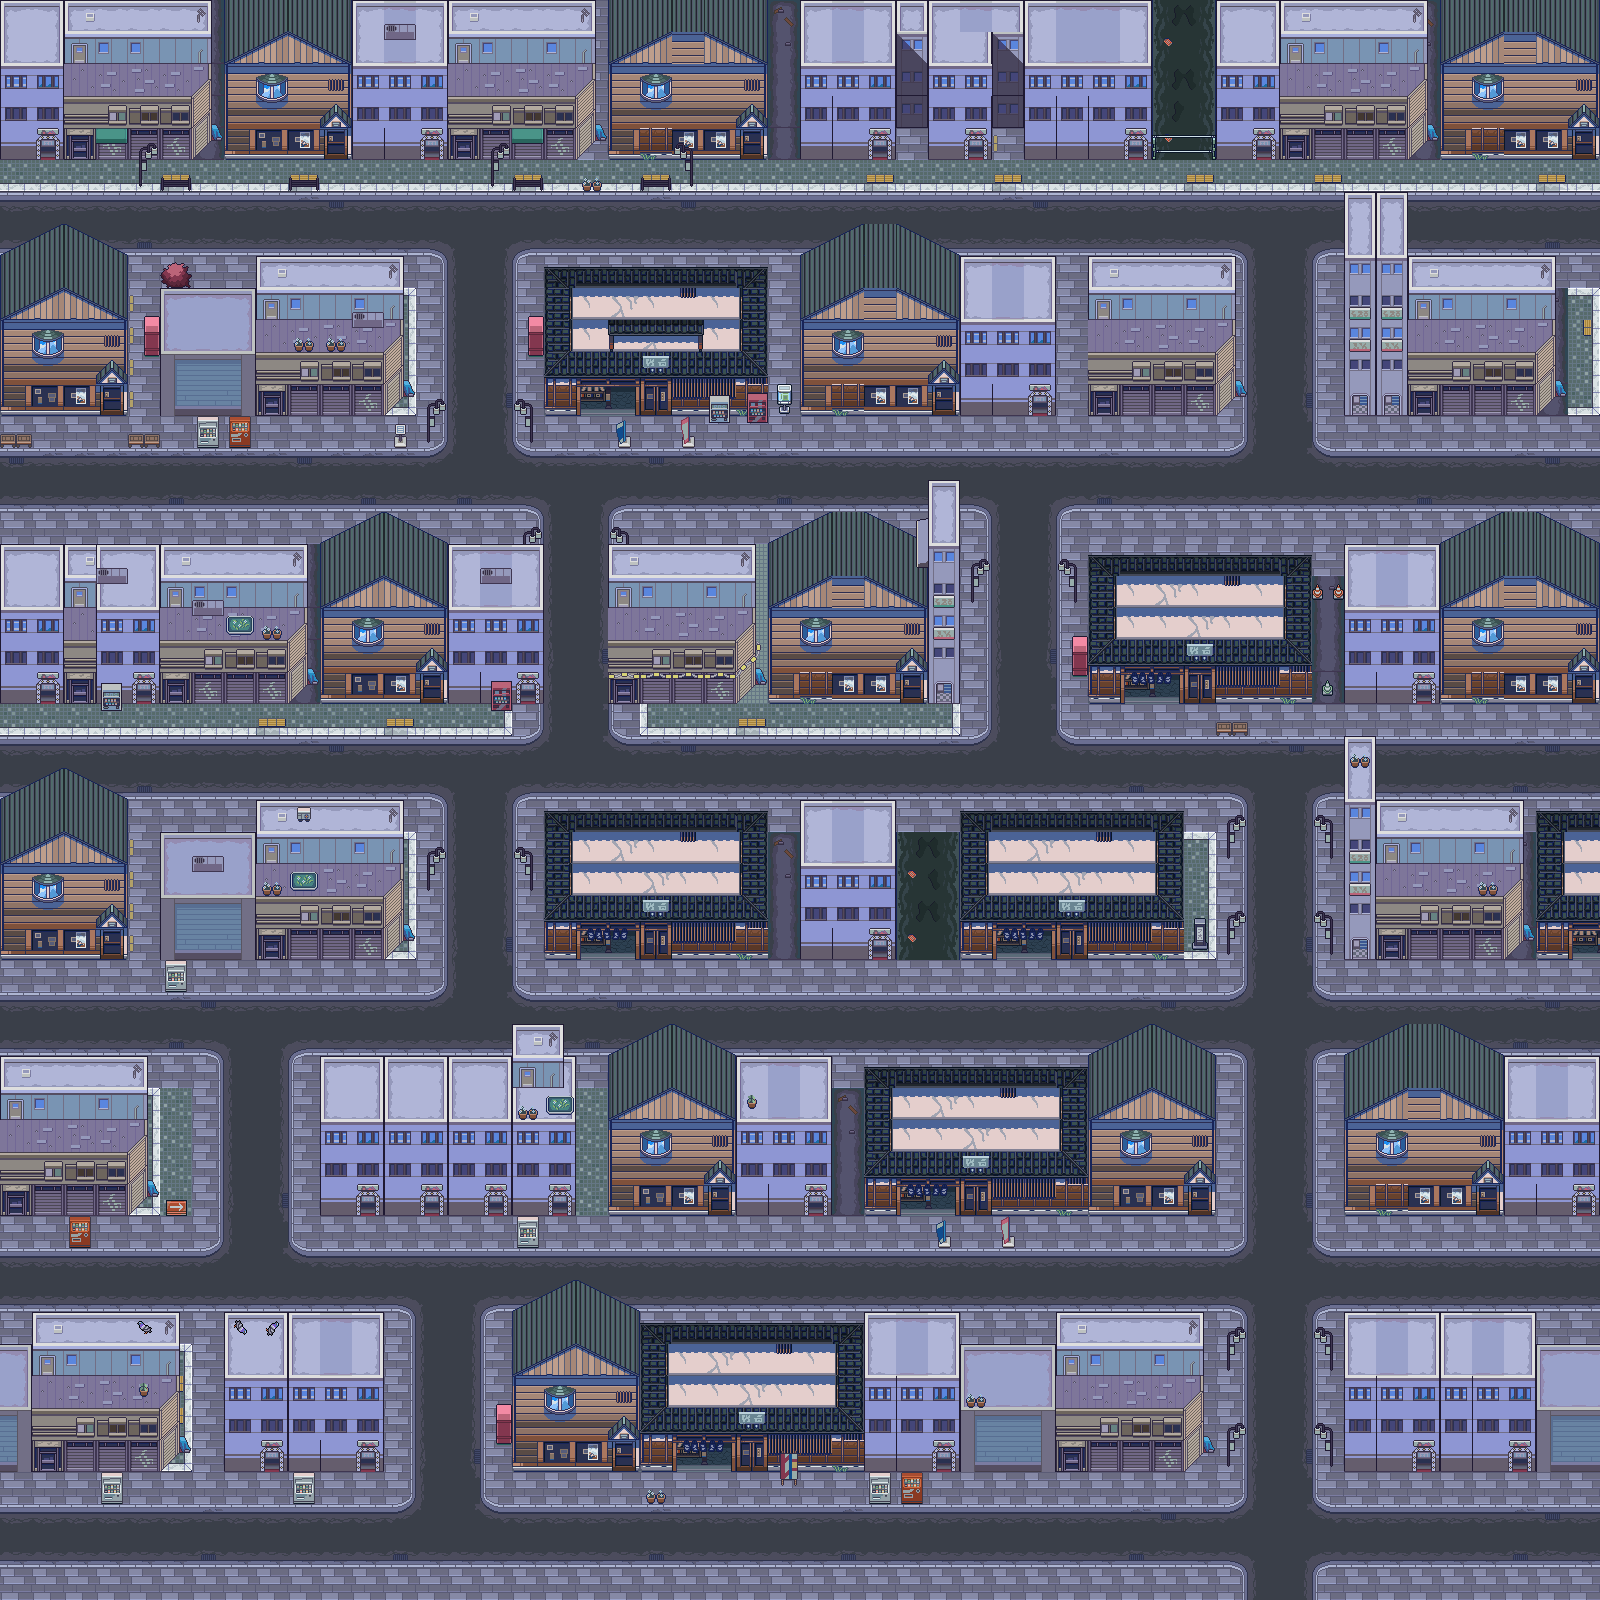

A 2D game scene composited from a Tiled map and its tileset images. What follows is a short description and the map's XML, with each tile layer's data collapsed to a summary:
An orthogonal 50x50 tile map with 32x32 px tiles, 3 tile layers (Roads, Houses, Decor), 4 tilesets and 237 objects (10x 0, 6x 4, 5x 5, 4x 2, 4x 3, ...).

<map version="1.4" tiledversion="1.4.1" orientation="orthogonal" renderorder="right-down" compressionlevel="0" width="50" height="50" tilewidth="32" tileheight="32" infinite="0" nextlayerid="14" nextobjectid="316">
 <tileset firstgid="1" name="OsakaCity" tilewidth="32" tileheight="32" tilecount="357" columns="17">
  <image source="osakacitygameassets_windows/Tilemap/Tilemap.png" width="544" height="672" />
 </tileset>
 <tileset firstgid="358" name="JapanTown" tilewidth="32" tileheight="32" tilecount="480" columns="16">
  <image source="japanesecitygameassets_windows/GuttyKreumJapaneseAssetPack/Tilemap/Tilemap.png" width="512" height="960" />
  <tile id="14">
   <animation>
    <frame tileid="14" duration="100" />
    <frame tileid="30" duration="100" />
    <frame tileid="46" duration="100" />
    <frame tileid="62" duration="100" />
    <frame tileid="78" duration="100" />
    <frame tileid="94" duration="100" />
    <frame tileid="110" duration="100" />
    <frame tileid="126" duration="100" />
    <frame tileid="142" duration="100" />
    <frame tileid="158" duration="100" />
    <frame tileid="174" duration="100" />
    <frame tileid="190" duration="100" />
    <frame tileid="206" duration="100" />
    <frame tileid="222" duration="100" />
    <frame tileid="238" duration="100" />
    <frame tileid="254" duration="100" />
    <frame tileid="270" duration="100" />
    <frame tileid="286" duration="100" />
    <frame tileid="302" duration="100" />
    <frame tileid="318" duration="100" />
    <frame tileid="334" duration="100" />
    <frame tileid="350" duration="100" />
    <frame tileid="366" duration="100" />
    <frame tileid="382" duration="100" />
    <frame tileid="398" duration="100" />
    <frame tileid="414" duration="100" />
    <frame tileid="430" duration="100" />
    <frame tileid="446" duration="100" />
    <frame tileid="462" duration="100" />
    <frame tileid="478" duration="100" />
   </animation>
  </tile>
  <tile id="15">
   <animation>
    <frame tileid="15" duration="100" />
    <frame tileid="31" duration="100" />
    <frame tileid="47" duration="100" />
    <frame tileid="63" duration="100" />
    <frame tileid="79" duration="100" />
    <frame tileid="95" duration="100" />
    <frame tileid="111" duration="100" />
    <frame tileid="127" duration="100" />
    <frame tileid="143" duration="100" />
    <frame tileid="159" duration="100" />
    <frame tileid="175" duration="100" />
    <frame tileid="191" duration="100" />
    <frame tileid="207" duration="100" />
    <frame tileid="223" duration="100" />
    <frame tileid="239" duration="100" />
    <frame tileid="255" duration="100" />
    <frame tileid="271" duration="100" />
    <frame tileid="287" duration="100" />
    <frame tileid="303" duration="100" />
    <frame tileid="319" duration="100" />
    <frame tileid="335" duration="100" />
    <frame tileid="351" duration="100" />
    <frame tileid="367" duration="100" />
    <frame tileid="383" duration="100" />
    <frame tileid="399" duration="100" />
    <frame tileid="415" duration="100" />
    <frame tileid="431" duration="100" />
    <frame tileid="447" duration="100" />
    <frame tileid="463" duration="100" />
    <frame tileid="479" duration="100" />
   </animation>
  </tile>
  <tile id="80">
   <animation>
    <frame tileid="80" duration="100" />
    <frame tileid="96" duration="100" />
    <frame tileid="112" duration="100" />
    <frame tileid="128" duration="100" />
    <frame tileid="144" duration="100" />
    <frame tileid="160" duration="100" />
    <frame tileid="176" duration="100" />
    <frame tileid="192" duration="100" />
    <frame tileid="208" duration="100" />
    <frame tileid="224" duration="100" />
    <frame tileid="240" duration="100" />
    <frame tileid="256" duration="100" />
    <frame tileid="272" duration="100" />
    <frame tileid="288" duration="100" />
    <frame tileid="304" duration="100" />
   </animation>
  </tile>
  <tile id="81">
   <animation>
    <frame tileid="81" duration="100" />
    <frame tileid="97" duration="100" />
    <frame tileid="113" duration="100" />
    <frame tileid="129" duration="100" />
    <frame tileid="145" duration="100" />
    <frame tileid="161" duration="100" />
    <frame tileid="177" duration="100" />
    <frame tileid="193" duration="100" />
    <frame tileid="209" duration="100" />
    <frame tileid="225" duration="100" />
    <frame tileid="241" duration="100" />
    <frame tileid="257" duration="100" />
    <frame tileid="273" duration="100" />
    <frame tileid="289" duration="100" />
    <frame tileid="305" duration="100" />
   </animation>
  </tile>
  <tile id="82">
   <animation>
    <frame tileid="82" duration="100" />
    <frame tileid="98" duration="100" />
    <frame tileid="114" duration="100" />
    <frame tileid="130" duration="100" />
    <frame tileid="146" duration="100" />
    <frame tileid="162" duration="100" />
    <frame tileid="178" duration="100" />
    <frame tileid="194" duration="100" />
    <frame tileid="210" duration="100" />
    <frame tileid="226" duration="100" />
    <frame tileid="242" duration="100" />
    <frame tileid="258" duration="100" />
    <frame tileid="274" duration="100" />
    <frame tileid="290" duration="100" />
    <frame tileid="306" duration="100" />
   </animation>
  </tile>
  <tile id="320">
   <animation>
    <frame tileid="320" duration="100" />
    <frame tileid="336" duration="100" />
   </animation>
  </tile>
  <tile id="321">
   <animation>
    <frame tileid="321" duration="100" />
    <frame tileid="337" duration="100" />
   </animation>
  </tile>
 </tileset>
 <tileset firstgid="838" name="AccessoriesPack" tilewidth="32" tileheight="32" tilecount="256" columns="16">
  <image source="TileMaps/AccessoriesPack.png" width="512" height="512" />
 </tileset>
 <tileset firstgid="1094" name="DarkPigeonIdle" tilewidth="32" tileheight="32" tilecount="12" columns="12">
  <image source="TileMaps/Train_Station/DarkPigeonIdle.png" width="384" height="32" />
  <tile id="0">
   <animation>
    <frame tileid="0" duration="100" />
    <frame tileid="1" duration="100" />
    <frame tileid="2" duration="100" />
    <frame tileid="3" duration="100" />
    <frame tileid="4" duration="100" />
    <frame tileid="5" duration="100" />
    <frame tileid="6" duration="250" />
    <frame tileid="7" duration="100" />
    <frame tileid="8" duration="100" />
    <frame tileid="9" duration="100" />
    <frame tileid="10" duration="100" />
    <frame tileid="11" duration="100" />
   </animation>
  </tile>
 </tileset>
 <layer id="2" name="Roads" width="50" height="50">
  <data>[2500 cells, 1528 non-empty, 44 distinct tile ids]</data>
 </layer>
 <layer id="1" name="Houses" width="50" height="50">
  <data>[2500 cells, 1272 non-empty, 105 distinct tile ids]</data>
 </layer>
 <layer id="3" name="Decor" width="50" height="50">
  <data>[2500 cells, 143 non-empty, 48 distinct tile ids]</data>
 </layer>
 <objectgroup id="6" name="Homes">
  <!-- 237 objects omitted --></objectgroup>
 <objectgroup id="7" name="WorkPlaces">
  <!-- 183 objects omitted --></objectgroup>
 <objectgroup id="13" name="Walking_Path">
  <!-- 117 objects omitted --></objectgroup>
</map>
<!-- 237 of 237 objects omitted -->
